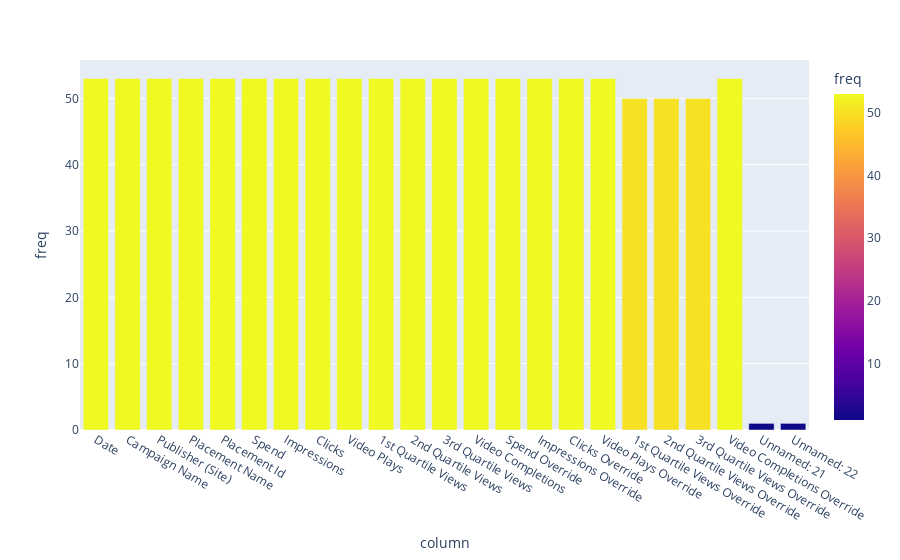

Notebook code for this chart:
### Markdown cell above
**Column Name Frequencies**

### Code cell
df_cols = pd.DataFrame(cols_list).describe()
df_cols = pd.DataFrame(list(zip(df_cols.iloc[2, :], df_cols.iloc[3, :])), columns=['column', 'freq'])

fig = px.bar(data_frame=df_cols, x='column', y='freq', color='freq')
fig.show()

### Figure 1 — Plotly figure (JSON) as saved in the notebook; plotly's stock layout.template omitted (floating-point values rounded to 4 significant figures)
{"data": [{"alignmentgroup": "True", "hoverlabel": {"namelength": 0}, "hovertemplate": "column=%{x}<br>freq=%{marker.color}", "legendgroup": "", "marker": {"color": [53, 53, 53, 53, 53, 53, 53, 53, 53, 53, 53, 53, 53, 53, 53, 53, 53, 50, 50, 50, 53, 1, 1], "coloraxis": "coloraxis"}, "name": "", "offsetgroup": "", "orientation": "v", "showlegend": false, "textposition": "auto", "type": "bar", "x": ["Date", "Campaign Name", "Publisher (Site)", "Placement Name", "Placement Id", "Spend", "Impressions", "Clicks", "Video Plays", "1st Quartile Views", "2nd Quartile Views", "3rd Quartile Views", "Video Completions", "Spend Override", "Impressions Override", "Clicks Override", "Video Plays Override ", "1st Quartile Views Override", "2nd Quartile Views Override", "3rd Quartile Views Override", "Video Completions Override", "Unnamed: 21", "Unnamed: 22"], "xaxis": "x", "y": [53, 53, 53, 53, 53, 53, 53, 53, 53, 53, 53, 53, 53, 53, 53, 53, 53, 50, 50, 50, 53, 1, 1], "yaxis": "y"}], "layout": {"barmode": "relative", "coloraxis": {"colorbar": {"title": {"text": "freq"}}, "colorscale": [[0, "#0d0887"], [0.1111, "#46039f"], [0.2222, "#7201a8"], [0.3333, "#9c179e"], [0.4444, "#bd3786"], [0.5556, "#d8576b"], [0.6667, "#ed7953"], [0.7778, "#fb9f3a"], [0.8889, "#fdca26"], [1, "#f0f921"]]}, "legend": {"tracegroupgap": 0}, "margin": {"t": 60}, "xaxis": {"anchor": "y", "domain": [0, 1], "title": {"text": "column"}}, "yaxis": {"anchor": "x", "domain": [0, 1], "title": {"text": "freq"}}}}
